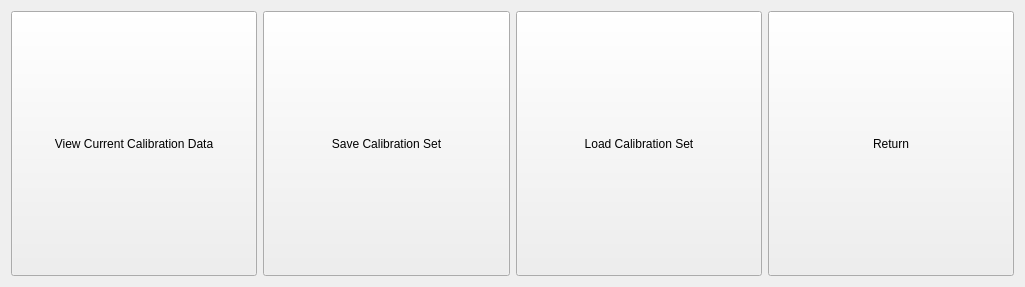
<?xml version="1.0" encoding="UTF-8"?>
<ui version="4.0">
 <class>Form</class>
 <widget class="QWidget" name="Form">
  <property name="geometry">
   <rect>
    <x>0</x>
    <y>0</y>
    <width>1025</width>
    <height>287</height>
   </rect>
  </property>
  <property name="windowTitle">
   <string>Form</string>
  </property>
  <layout class="QHBoxLayout" name="horizontalLayout">
   <item>
    <widget class="QPushButton" name="btnViewData">
     <property name="sizePolicy">
      <sizepolicy hsizetype="Preferred" vsizetype="Preferred">
       <horstretch>0</horstretch>
       <verstretch>0</verstretch>
      </sizepolicy>
     </property>
     <property name="text">
      <string>View Current Calibration Data</string>
     </property>
    </widget>
   </item>
   <item>
    <widget class="QPushButton" name="btnSave">
     <property name="sizePolicy">
      <sizepolicy hsizetype="Preferred" vsizetype="Preferred">
       <horstretch>0</horstretch>
       <verstretch>0</verstretch>
      </sizepolicy>
     </property>
     <property name="text">
      <string>Save Calibration Set</string>
     </property>
    </widget>
   </item>
   <item>
    <widget class="QPushButton" name="btnLoad">
     <property name="sizePolicy">
      <sizepolicy hsizetype="Preferred" vsizetype="Preferred">
       <horstretch>0</horstretch>
       <verstretch>0</verstretch>
      </sizepolicy>
     </property>
     <property name="text">
      <string>Load Calibration Set</string>
     </property>
    </widget>
   </item>
   <item>
    <widget class="QPushButton" name="btnReturn">
     <property name="sizePolicy">
      <sizepolicy hsizetype="Preferred" vsizetype="Preferred">
       <horstretch>0</horstretch>
       <verstretch>0</verstretch>
      </sizepolicy>
     </property>
     <property name="text">
      <string>Return</string>
     </property>
    </widget>
   </item>
  </layout>
 </widget>
 <resources/>
 <connections/>
</ui>
